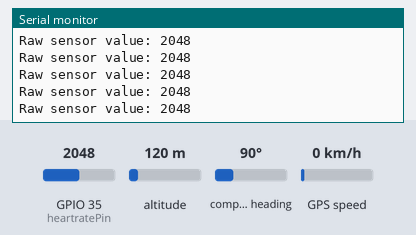
Simulated run of this sketch. Board: ESP32. On the bench: the last lines printed to the serial monitor. The test bench sets the inputs (shaded band); at power-on: GPIO 35 (heartratePin) = 2048, altitude 120 m, compass heading 90°, GPS speed 0 km/h. WiFi joins after 1.5 s; servers stay silent unless stated; the GPS gets a fix after 3 s at 37.7749, -122.4194 with 8 satellites.

Above: at 3.2 s.
3.3 s: GPIO 35 (heartratePin) set to 2866
At 4.4 s:
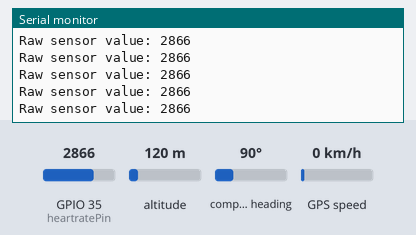
4.8 s: GPIO 35 (heartratePin) set to 3972
At 5.6 s:
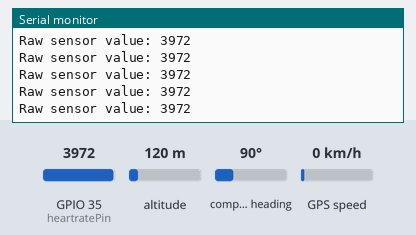
Timing chart, 0 to 7.8 s (numbered marks = the images above; inputs shaded):
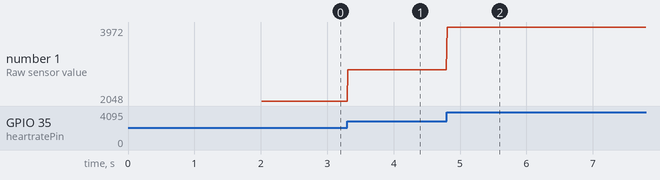

The sketch:

geovest_firmware_v2_BPM_with_threshold.ino
```cpp
#include <WiFi.h>
#include <HTTPClient.h>
#include <TinyGPS++.h>

#define heartratePin 35
#define PULSE_THRESHOLD 1000  // Adjust this threshold based on testing

const char* ssid = "JG";
const char* password = "#Jimgen52828378";
const char* serverUrl = "http://192.168.1.113/Geovest/server/location_saving.php";

TinyGPSPlus gps;
HardwareSerial neogps(1); // UART1 for GPS

// Heart rate variables
unsigned long startTime = 0;
unsigned long lastPulseTime = 0;
int pulseCount = 0;
bool aboveThreshold = false;  // Used for rising edge detection

void setup() {
  Serial.begin(115200);
  neogps.begin(9600, SERIAL_8N1, 16, 17); // GPS RX=16, TX=17

  Serial.println("Connecting to WiFi...");
  WiFi.begin(ssid, password);
  while (WiFi.status() != WL_CONNECTED) {
    delay(1000);
    Serial.print(".");
  }
  Serial.println("\nConnected to WiFi!");

  startTime = millis(); // Start the 1-minute timer
}

void loop() {
  float latitude = 0.00;
  float longitude = 0.00;
  int vestNum = 1;
  String locationName = "ph";

  // Read GPS data
  while (neogps.available()) {
    gps.encode(neogps.read());
  }

  if (gps.location.isValid()) {
    latitude = gps.location.lat();
    longitude = gps.location.lng();
  }

  // Heartbeat reading
  int reading = analogRead(heartratePin);
  unsigned long currentTime = millis();

  Serial.print("Raw sensor value: ");
  Serial.println(reading);

  // Rising edge detection: Only count a pulse when value crosses threshold from below
  if (reading > PULSE_THRESHOLD) {
    if (!aboveThreshold && (currentTime - lastPulseTime > 300)) {
      pulseCount++;
      lastPulseTime = currentTime;
      Serial.println("<3 Pulse detected");
    }
    aboveThreshold = true;
  } else {
    aboveThreshold = false;
  }

  // Check if a minute has passed
  if (currentTime - startTime >= 60000) {
    int currentBPM = 0;

    if (pulseCount > 0) {
      currentBPM = pulseCount;
      Serial.print("BPM: ");
      Serial.println(currentBPM);
    } else {
      Serial.println("No pulse detected in last minute. BPM: 0");
    }

    // Send data after 1 minute and reset counters
    sendGPSData(vestNum, locationName, latitude, longitude, currentBPM);

    // Reset for the next 1-minute period
    pulseCount = 0;
    startTime = currentTime;
  }

  delay(10); // Sampling delay
}


void sendGPSData(int vestNum, String locationName, float lat, float lng, int rate) {
  if (WiFi.status() == WL_CONNECTED) {
    HTTPClient http;
    http.begin(serverUrl);
    http.addHeader("Content-Type", "application/x-www-form-urlencoded");

    String postData = "lat=" + String(lat, 6) + "&lng=" + String(lng, 6) +
                      "&vest_num=" + String(vestNum) + "&loc_name=" + locationName +
                      "&hrate=" + String(rate);
    Serial.println("Sending: " + postData);

    int httpResponseCode = http.POST(postData);
    Serial.println("HTTP Code: " + String(httpResponseCode));
    http.end();
  } else {
    Serial.println("WiFi Disconnected!");
  }
}
```

Measured:
- after the input at 3.3 s, the serial monitor: prints a new line at once (image 1)
- after the input at 4.8 s, the serial monitor: prints a new line at once (image 2)
- plotted number 1: 2048 → 2866 after the input at 3.3 s, 2866 → 3972 after the input at 4.8 s
